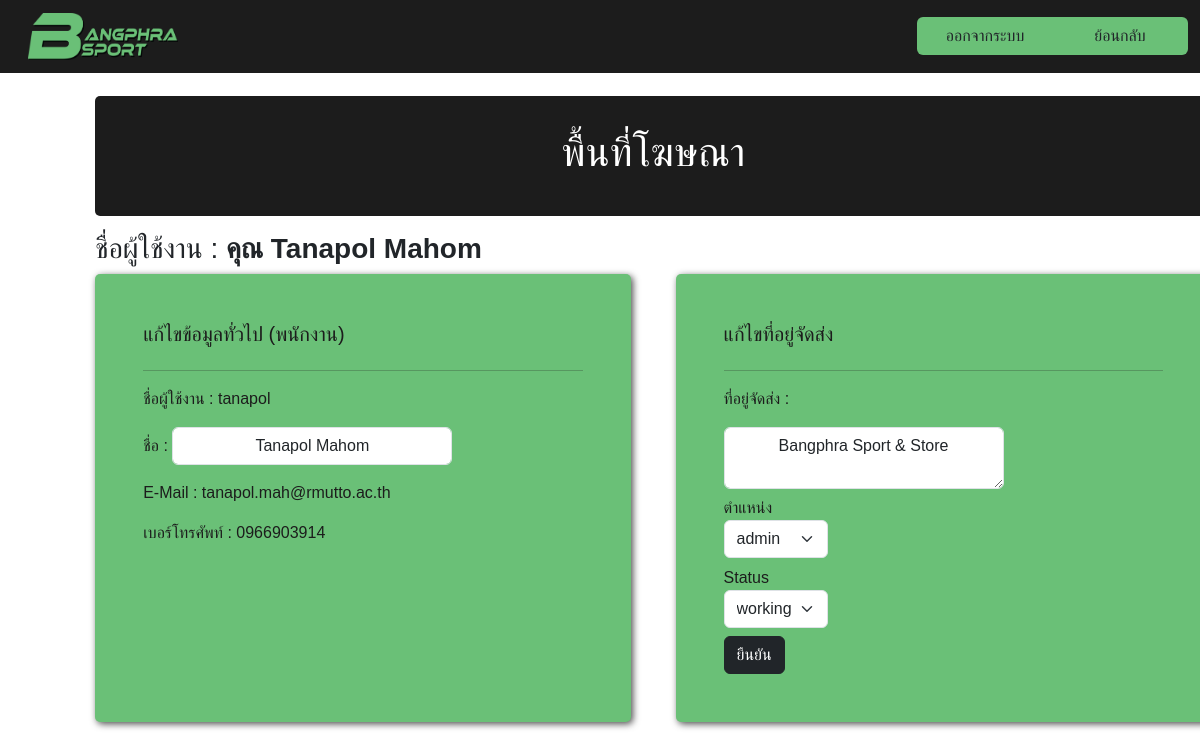
Screenshot of /admin-update-emp.php?id=1 (signed in) with the database file from the repository.
### tables this page shows
CREATE TABLE `employee` (
  `id_emp` int(11) NOT NULL,
  `username` varchar(24) DEFAULT NULL,
  `password` varchar(24) DEFAULT NULL,
  `name` varchar(50) DEFAULT NULL,
  `tel` varchar(10) DEFAULT NULL,
  `email` varchar(255) DEFAULT NULL,
  `type` varchar(24) NOT NULL,
  `status` varchar(24) NOT NULL,
  `address` text NOT NULL
);

### admin-update-emp.php (the view, shortened to what this page needs)
<?php
require_once('connect.php');
$id = mysqli_real_escape_string($conn, $_GET['id']);
$sql = "SELECT * FROM employee WHERE id_emp = '$id'";
$result = mysqli_query($conn, $sql);
$row = mysqli_fetch_assoc($result);
?>
<!DOCTYPE html>
<html lang="en">
<head>
    <link href="https://cdn.jsdelivr.net/npm/bootstrap@5.3.3/dist/css/bootstrap.min.css" rel="stylesheet">
    <link rel="stylesheet" href="https://cdnjs.cloudflare.com/ajax/libs/font-awesome/5.15.4/css/all.min.css">
    <link rel="stylesheet" href="css/update-pro.css">
</head>
<body>
    <nav class="navbar fixed-top">
        <div class="container-fluid">
        <?php if (!isset($_SESSION['username']) || $_SESSION['type'] === 'admin') : ?>
            <a class="navbar-brand" href="index-a.php">
                <img src="asset/BANGPHRA SPORT PNG 3.png" alt="" width="150px" height="auto">
            </a>
        <?php else: ?>
            <a class="navbar-brand" href="index-e.php">
                <img src="asset/BANGPHRA SPORT PNG 3.png" alt="" width="150px" height="auto">
            </a>
        <?php endif; ?>
            <div class="btn-group">
                <a href="logout.php" type="button" class="btn">ออกจากระบบ</a>
                <a href="employee-info.php" type="button" class="btn">ย้อนกลับ</a>
            </div>
        </div>
    </nav>
    <div class="container">
        <div class="box">
            <h1>พื้นที่โฆษณา</h1>
        </div>
        <h3>ชื่อผู้ใช้งาน :<b> คุณ <?php echo $row['name']  ?></b></h3>
        <div class="container-profile">
            <div class="profile-box">
                <div class="be-box">
                    <h5> แก้ไขข้อมูลทั่วไป (พนักงาน) </h5>
                </div>
                <hr>
                <form action="admin-update.php" method="post">
        <p> ชื่อผู้ใช้งาน : <?php echo $row["username"]; ?></p>
        <p> ชื่อ : <input type="text" class="form-control" id="name" name="name" placeholder="Input Your Name" value="<?php echo $row['name'] ?>" required></p>
        <p> E-Mail : <?php echo $row["email"]; ?></p>
        <p> เบอร์โทรศัพท์ : <?php echo $row["tel"]; ?></p></div>
       <div class="profile-box">
       <div class="be-box">
        <h5> แก้ไขที่อยู่จัดส่ง </h5>
        </div>
        <hr>
        <p> ที่อยู่จัดส่ง : </p>
        <textarea type="text" class="form-control" id="add" name="add" placeholder="Input Your Address" value="<?php echo $row['address'] ?>" required ><?php echo $row['address'] ?></textarea>
        <div class="col-md-3" style="display: block; align-items: center;">
            <label for="type" class="form-label" style="margin-right: 5px;">ตำแหน่ง
                <select class="form-select" id="type" name="type">
                    <option value="" selected disabled><?php echo $row['type'] ?></option>
                </select>
            </label>
            <br>
            <label for="status" class="form-label" style="margin-right: 5px;">Status
                <select class="form-select" id="status" name="status">
                    <option value="" selected disabled><?php echo $row['status'] ?></option>
                </select>
            </label>
        </div>
        <div class="container-prof">
       <button type="submit" name="submit" class="btn btn-dark"> ยืนยัน </button>
       </div>
        </div>
        </div>
    </div>
</body>
</html>

### css/update-pro.css (style rules this page uses)
body { font-family: Arial, Helvetica, sans-serif; }
.navbar { background-color: #1c1c1c; color: #FFFFFF; }
.navbar-brand { margin-left: 1rem; }
.navbar .btn-group { background-color: #6ac077; border: none; text-align: center; align-items: center; }
.btn-group .btn { width: 8.5rem; height: auto; }
.container { margin: 5.2rem; display: block; justify-content: center; }
.container-profile { display: flex; justify-content: space-between; }
.profile-box { display: block; background-color: #6ac077; padding: 3rem; border-radius: 5px; box-shadow: 2px 2px 7px rgba(0, 0, 0, 0.7); border-collapse: collapse; width: 48%; color: #1c1c1c; }
.form-control { text-align: center; width: 280px; display: inline-block; }
.container-prof { display: flexbox; justify-content: center; align-items: center; height: 100%; }

### rows the page displays
employee: name "Tanapol Mahom", username "tanapol", email "tanapol.mah@rmutto.ac.th", tel "0966903914", add "Bangphra Sport & Store", type "admin", status "working"
